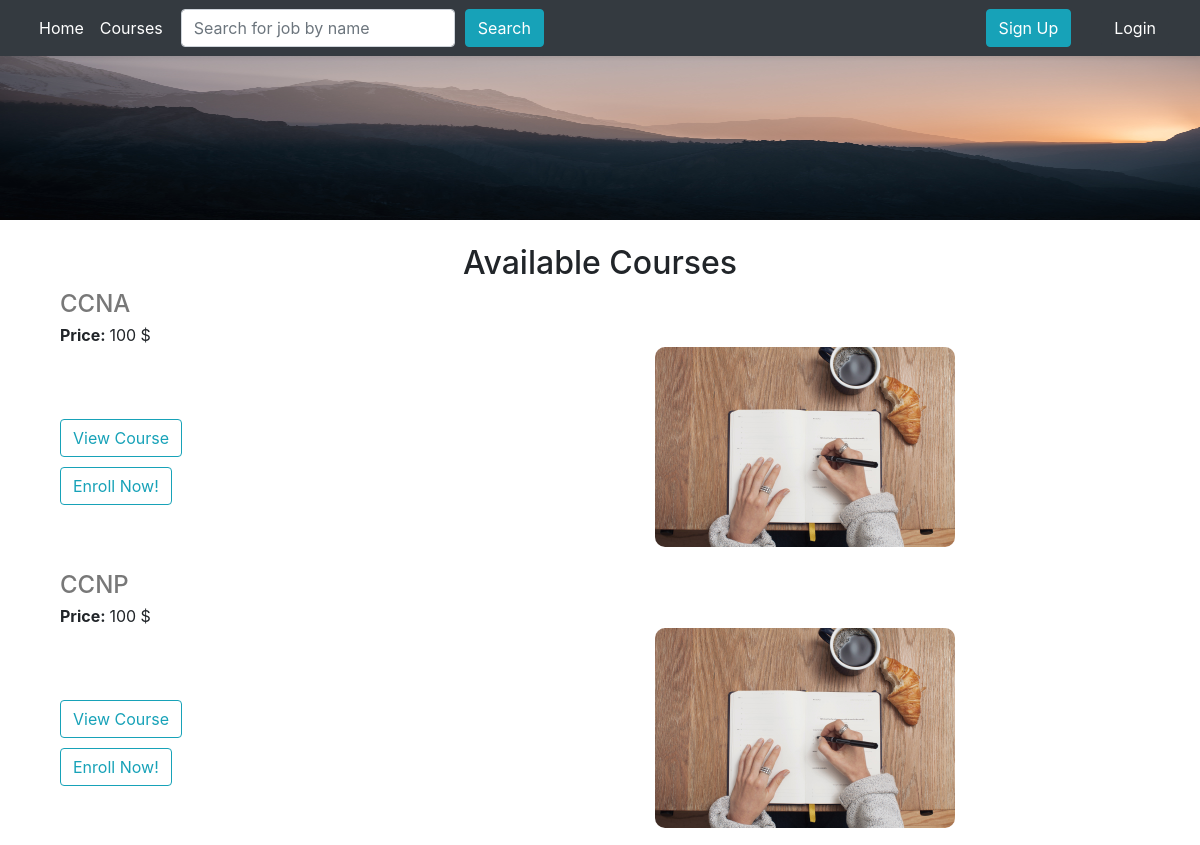
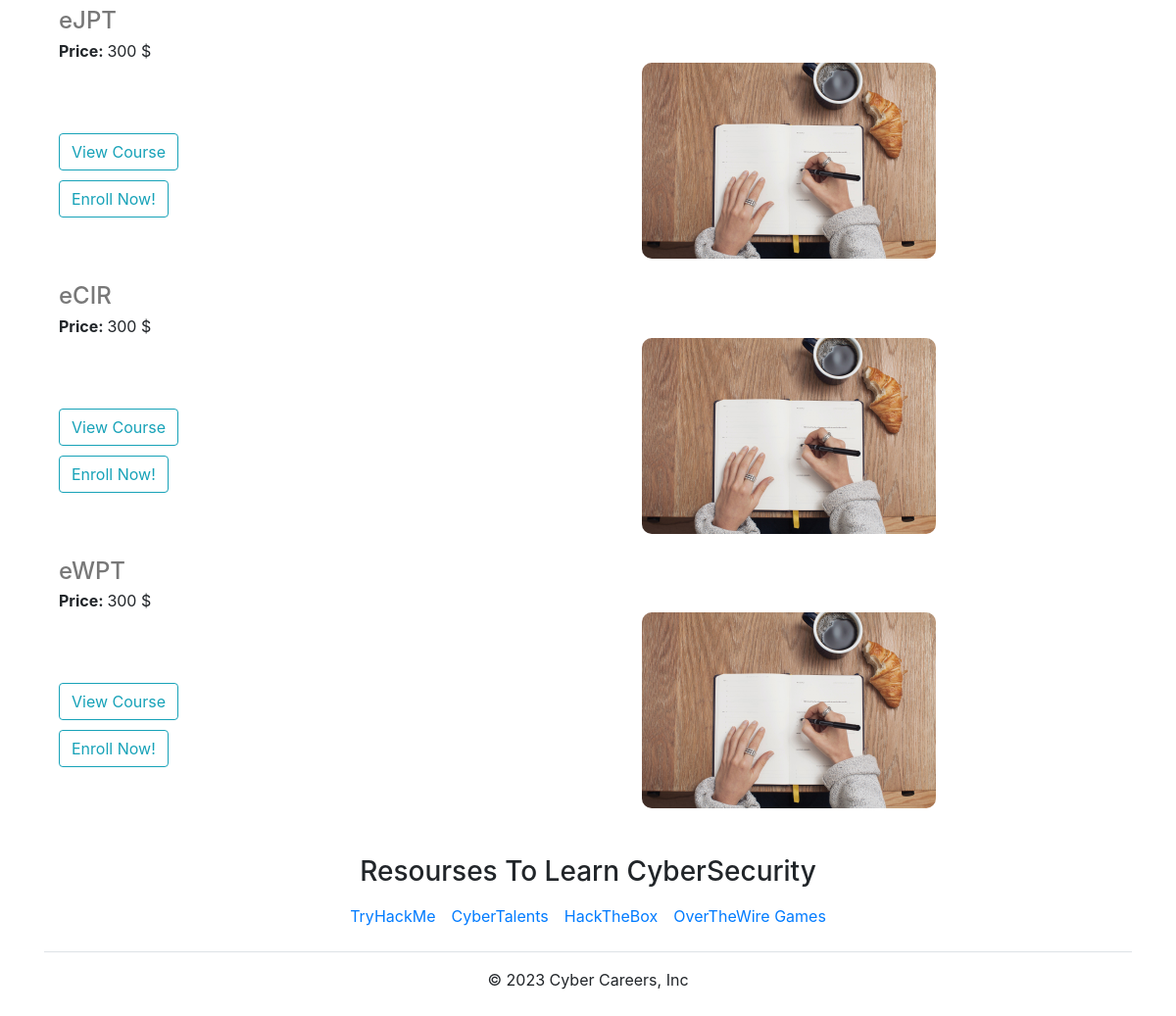
Screenshot of /courses with the database file from the repository (2 pictures, top to bottom).
### tables this page shows
CREATE TABLE courses (
            id INTEGER PRIMARY KEY AUTOINCREMENT,
            title TEXT NOT NULL,
            price INTEGER NOT NULL,
            currency TEXT NOT NULL
        );

### app.py (the view)
@app.route('/courses', methods=['GET', 'POST'])
def show_courses():
    return render_template('courses.html', courses=get_courses_from_db())

### database.py (called while the page is built)
def create_sqlite_connection(name='database.db'):
    return sqlite3.connect(name, check_same_thread=False)

def get_courses_from_db():
    with create_sqlite_connection() as conn:
        cursor = conn.cursor()
        result = cursor.execute('SELECT * FROM courses')
        courses_dicts = []
        columns = [column[0] for column in result.description]  # Retrieve column names
        for row in result.fetchall():
            row_dict = dict(zip(columns, row))
            courses_dicts.append(row_dict)
    return courses_dicts

### templates/courses.html (shortened to what this page needs)
<!DOCTYPE html>
<html lang="en">
<head>
    {% include 'bootstrap_css.html' %}
</head>
<body>
    {% include 'navbar.html' %}
    {% include 'banner.html' %}
    <h2 class="text-center mt-4" >Available Courses</h2>
        {% for course in courses %}
            {% include 'course_item.html' %}
        {% endfor %}
    {% include 'footer.html' %}
</body>
</html>

### templates/bootstrap_css.html (shortened to what this page needs)
<link
  rel="stylesheet"
  href="https://stackpath.bootstrapcdn.com/bootstrap/4.4.1/css/bootstrap.min.css"
/>
<link
  rel="stylesheet"
  href="https://stackpath.bootstrapcdn.com/font-awesome/4.7.0/css/font-awesome.min.css"
/>

### templates/navbar.html
  <nav class="navbar navbar-expand-md navbar-dark bg-dark shadow-sm fixed-top" aria-label="Fourth navbar example">
    <div class="container-fluid">
      <div class="collapse navbar-collapse" id="navbarsExample04">
        <ul class="navbar-nav me-auto mb-2 mb-md-0">
          <li class="nav-item">
            <a class="nav-link active" aria-current="page" href="/">Home</a>
          </li>
          <li>
            <a class="nav-link active" aria-current="page" href="/courses">Courses</a>
          </li>
        </ul>
        <div>
          <form role="search" class="row g-3" style="margin-left: 10px;" action="/search" method="get">
            <div class="text-center">
              <input class="form-control" type="search" name="job_name" placeholder="Search for job by name" aria-label="Search">
            </div>
            <div class="text-center" style="margin-left: 10px;">
              <button type="submit" class="btn btn btn-info" name="search">Search</button>
            </div>
          </form>
        </div>
      </div>
      <a href="/sign-up" type="button" class="btn btn-info " style="float: right;">Sign Up</a>
      <a href="/login" type="button" class="btn btn-dark "  style="float: right;margin-left: 30px;">Login</a>
    </div>
  </nav>

### templates/banner.html (shortened to what this page needs)
<img
  class="img-fluid"
  src="/static/images/banner.jpg"
  alt="Natural View"
  id="banner"
/>

### templates/course_item.html
<div class="border-buttom row" style="margin-bottom: 16px;padding-bottom: 8px;">
    <div class="container">
        <div class="col-10">
            <h4 style="color: rgb(120, 120, 120); margin-bottom: 4px;">
                {{course['title']}}
            </h4>
                <div>
                    <b>Price: </b>{{course['price']}} {{course['currency']}}
                </div>
                <img src="/static/images/course.jpg" alt="course" style="float:right; height:200px;border-radius: 10px;" >
        </div>
        <div class="col-2"><br><br><br>
            <a class="btn btn-outline-info float-left align-middle"  style="margin-bottom: 10px;" href="/courses/{{course['id']}}/content">
                View Course
            </a>
            <a class="btn btn-outline-info float-left align-middle" href="/courses/{{course['id']}}/enroll">
                Enroll Now!
            </a>
        </div>
    </div>
</div>

### templates/footer.html (shortened to what this page needs)
<div class="container">
    <footer class="py-3 my-4">
        <h3 class="text-center">Resourses To Learn CyberSecurity</h3>
      <ul class="nav justify-content-center border-bottom pb-3 mb-3">
        <li class="nav-item"><a href="https://tryhackme.com" class="nav-link px-2 text-body-secondary" target="_blank">TryHackMe</a></li>
        <li class="nav-item"><a href="https://cybertalents.com" class="nav-link px-2 text-body-secondary" target="_blank">CyberTalents</a></li>
        <li class="nav-item"><a href="https://hackthebox.com" class="nav-link px-2 text-body-secondary" target="_blank">HackTheBox</a></li>
        <li class="nav-item"><a href="https://overthewire.org" class="nav-link px-2 text-body-secondary" target="_blank">OverTheWire Games</a></li>
      </ul>
      <p class="text-center text-body-secondary">&copy; 2023 Cyber Careers, Inc</p>
    </footer>
  </div>

### templates/banner.html (style rules this page uses)
#banner { height: 220px; width: 100%; }

### templates/footer.html (style rules this page uses)
footer { margin-top: auto; }

### rows the page displays
courses: title "CCNA", price "100", currency "$"
courses: title "CCNP", price "100", currency "$"
courses: title "eJPT", price "300", currency "$"
courses: title "eCIR", price "300", currency "$"
courses: title "eWPT", price "300", currency "$"
